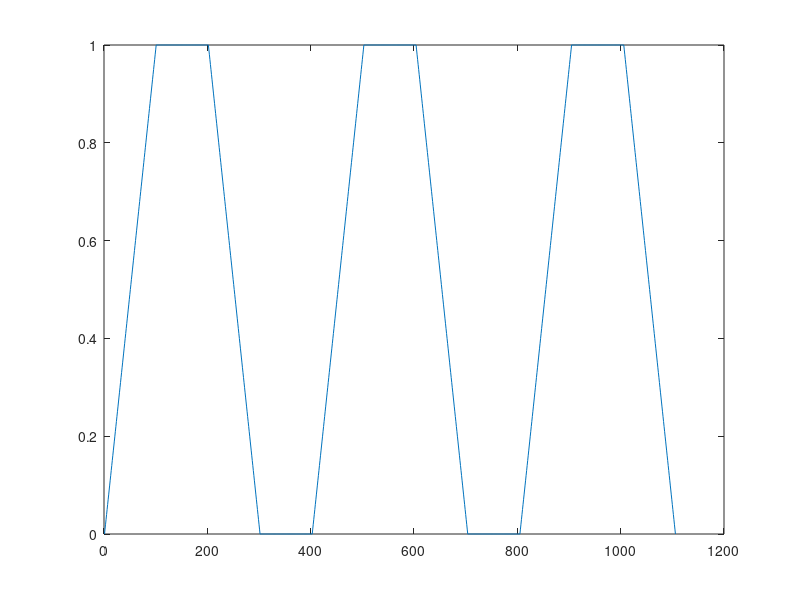

Write MATLAB code to recreate this figure.
% Aliasing
close all;clear all;clc;

%% No aliasing
fs = 1e3;
freq = -1.5 * fs:1:1.5*fs;
rising_edge = 0:0.01:1;
top         = ones(1,100);
falling_edge = fliplr(rising_edge);
padding     = zeros(1,100);

Y = [rising_edge top falling_edge padding rising_edge top falling_edge padding rising_edge top falling_edge];
plot(Y);
plotFile = 'bandNoAliasing.csv';
fh = fopen(plotFile,'w'); 
if fh ~= -1
    fprintf(fh, '%s,%s\n', 'f', 'Y');
    fclose(fh);
end
dlmwrite(...
    plotFile,...
    [(1:length(Y))', Y'],...
    '-append',...
    'delimiter', ',',...
    'newline', 'unix'...
);

%% Aliasing
close all;clear all;clc;
overall_length = 1001;
f = -(overall_length-1)/2:1:(overall_length-1)/2;
rising_edge = 0:0.01:1;
top         = ones(1,200);
falling_edge = fliplr(rising_edge);
Y = [rising_edge top falling_edge];
Y1 = [Y zeros(1,overall_length - length(Y))];
% plot(f,Y1);hold on;
Y2 = [zeros(1,(overall_length-1)/2 - (length(Y))/2) Y zeros(1,(overall_length-1)/2 - (length(Y))/2+1)];
% plot(f,Y2)
Y3 = [zeros(1,overall_length - length(Y)) Y];
% plot(f,Y3)

plotFile = 'bandAliased1.csv';
fh = fopen(plotFile,'w'); 
if fh ~= -1
    fprintf(fh, '%s,%s\n', 'f', 'Y');
    fclose(fh);
end
dlmwrite(...
    plotFile,...
    [(1:length(Y1))', Y1'],...
    '-append',...
    'delimiter', ',',...
    'newline', 'unix'...
);

plotFile = 'bandAliased2.csv';
fh = fopen(plotFile,'w'); 
if fh ~= -1
    fprintf(fh, '%s,%s\n', 'f', 'Y');
    fclose(fh);
end
dlmwrite(...
    plotFile,...
    [(1:length(Y2))', Y2'],...
    '-append',...
    'delimiter', ',',...
    'newline', 'unix'...
);

plotFile = 'bandAliased3.csv';
fh = fopen(plotFile,'w'); 
if fh ~= -1
    fprintf(fh, '%s,%s\n', 'f', 'Y');
    fclose(fh);
end
dlmwrite(...
    plotFile,...
    [(1:length(Y3))', Y3'],...
    '-append',...
    'delimiter', ',',...
    'newline', 'unix'...
);